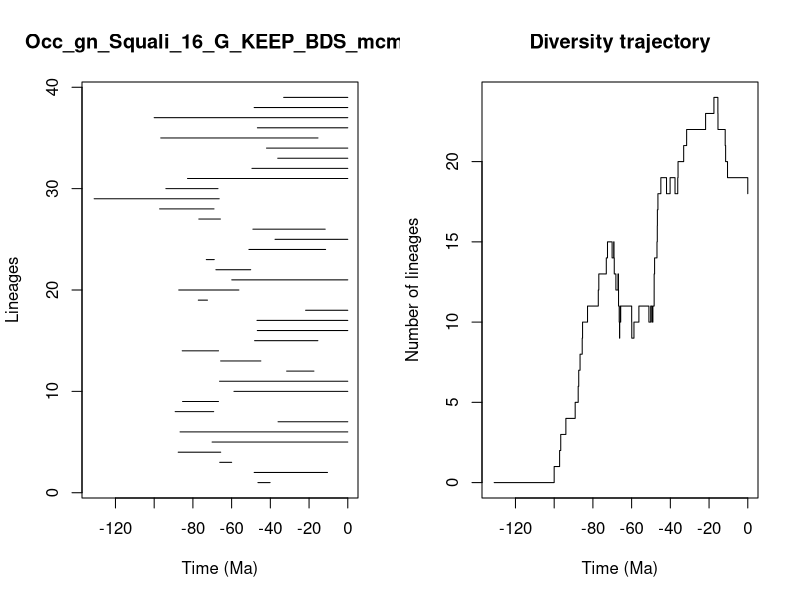

Recreate this plot in R.


pdf(file='../Results/Genus/5_MA_bins_EP_FT/pyrate_mcmc_logs/Occ_gn_Squali_16_G_KEEP_BDS_mcmc_LTT.pdf',width=0.6*20, height=0.6*10)
title = "Occ_gn_Squali_16_G_KEEP_BDS_mcmc"
ts=c(46.41488246585068, 48.35765369375023,66.14927878747784,87.60007886825751,70.08700226955327,86.63661612541196,36.01876092648454,89.15586718523582,85.34073359297896,58.79505381922556,66.24395316400785,31.581518806636534,65.67848039024129,85.52182330088725,48.138107066346265,46.74187276386989,46.90144237814685,21.790826595300476,77.21472840082853,87.31761373406533,59.92309789290962,68.12555754912033,73.08315249234961,51.07251821582993,37.5833617057739,49.01167697966274,76.94740681308424,97.19653027077304,131.00548628986724,93.96299483206383,82.77631195763321,49.50293662729489,36.176121320669445,41.97519828679871,96.61331441353987,46.6879206898148,100.01074619594779,48.36461585389896,33.11143170792642)
te=c(40.120539876813886, 10.468140552337593,59.97353134661715,65.63824180831494,0.0,0.0,0.0,69.26061606499594,66.79449618362408,0.0,0.0,17.48813336324564,44.90347512008628,66.76036510537283,15.446263775269646,0.0,0.0,0.0,72.46268528684443,56.24359717617885,0.0,50.14476500463605,68.96803028687452,11.447829571217792,0.0,11.66214975796872,65.79864168570987,69.0980060850161,66.41772812908829,67.04900781151869,0.0,0.0,0.0,0.0,15.394419715479902,0.0,0.0,0.0,0.0)
div_traj=c(0, 1,2,3,4,5,6,7,8,9,10,11,12,13,14,15,14,15,14,13,12,13,12,11,10,9,10,11,10,11,10,9,10,11,10,11,10,11,12,13,14,15,16,17,18,19,18,19,18,19,20,21,22,23,24,23,22,21,20,19,18)
time_events=c(131.00548628986724, 100.01074619594779,97.19653027077304,96.61331441353987,93.96299483206383,89.15586718523582,87.60007886825751,87.31761373406533,86.63661612541196,85.52182330088725,85.34073359297896,82.77631195763321,77.21472840082853,76.94740681308424,73.08315249234961,72.46268528684443,70.08700226955327,69.26061606499594,69.0980060850161,68.96803028687452,68.12555754912033,67.04900781151869,66.79449618362408,66.76036510537283,66.41772812908829,66.24395316400785,66.14927878747784,65.79864168570987,65.67848039024129,65.63824180831494,59.97353134661715,59.92309789290962,58.79505381922556,56.24359717617885,51.07251821582993,50.14476500463605,49.50293662729489,49.01167697966274,48.36461585389896,48.35765369375023,48.138107066346265,46.90144237814685,46.74187276386989,46.6879206898148,46.41488246585068,44.90347512008628,41.97519828679871,40.120539876813886,37.5833617057739,36.176121320669445,36.01876092648454,33.11143170792642,31.581518806636534,21.790826595300476,17.48813336324564,15.446263775269646,15.394419715479902,11.66214975796872,11.447829571217792,10.468140552337593,0.0)
                par(mfrow=c(1,2))
                L = length(ts)
                plot(ts, 1:L , xlim=c(-max(ts)-1,0), pch=20, type="n", main=title,xlab="Time (Ma)",ylab="Lineages")
                for (i in 1:L){segments(x0=-te[i],y0=i,x1=-ts[i],y1=i)}    
                t = -time_events
                plot(div_traj ~ t,type="s", main = "Diversity trajectory",xlab="Time (Ma)",ylab="Number of lineages",xlim=c(-max(ts)-1,0))
                abline(v=c(65,200,251,367,445),lty=2,col="gray")
                
